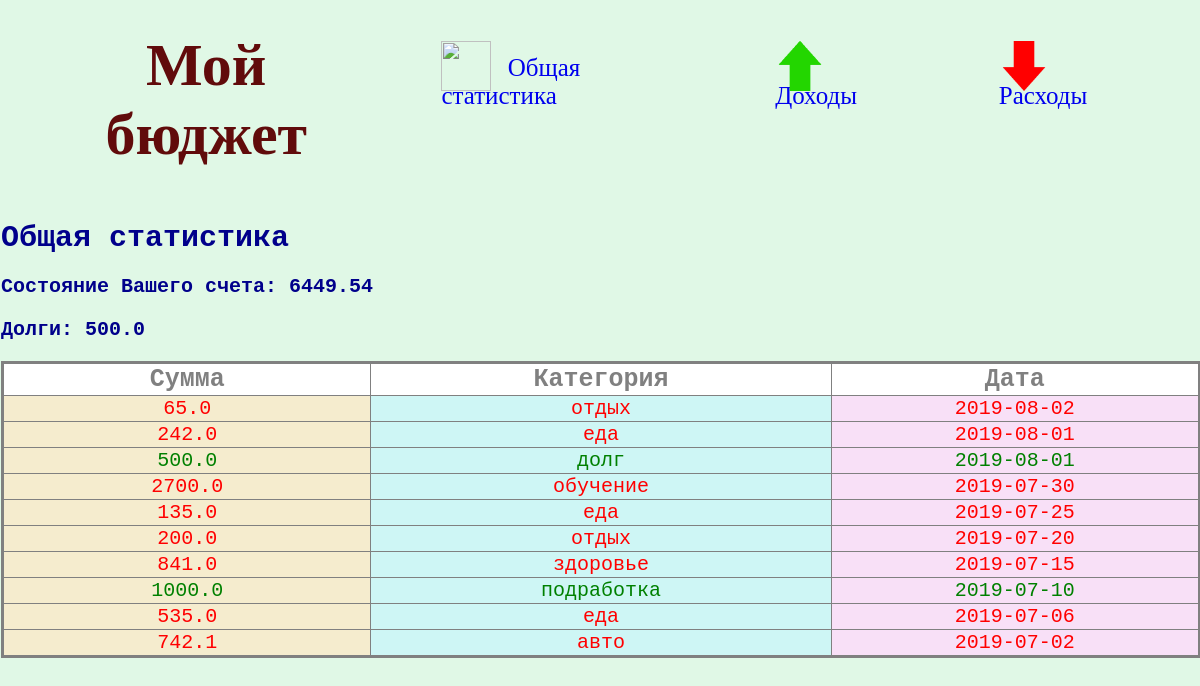
The page / on the database its author committed.
### tables this page shows
CREATE TABLE pays
                  (id INTEGER PRIMARY KEY AUTOINCREMENT,
                  sum REAL,
                  category TEXT,
                  data TEXT,
                  comment TEXT,
                  type TEXT);

### app.py (the view)
@app.route('/')
def index():
    data = sorted(get_cost_data() + get_gain_data(), key=lambda x: x['data'], reverse=True)
    score = get_sum_gain() - get_sum_cost()
    credit = get_credit()
    return render_template('index.html', data=data[:10], score=score, credit=credit)

### database.py (called while the page is built)
def get_sum_cost():
    conn = sqlite3.connect('database.db')
    conn.row_factory = sqlite3.Row
    curs = conn.cursor()
    curs.execute('SELECT * FROM pays WHERE type=="cost"')
    return sum([s['sum'] for s in curs.fetchall()])

def get_sum_gain():
    conn = sqlite3.connect('database.db')
    conn.row_factory = sqlite3.Row
    curs = conn.cursor()
    curs.execute('SELECT * FROM pays WHERE type=="gain"')
    return sum([s['sum'] for s in curs.fetchall()])

def get_cost_data(field_sorted='data'):
    conn = sqlite3.connect('database.db')
    conn.row_factory = sqlite3.Row
    curs = conn.cursor()
    curs.execute("SELECT * FROM pays WHERE type=='cost' ORDER BY " + field_sorted + " DESC")
    res = curs.fetchall()
    conn.close()
    return res

def get_gain_data(field_sorted='data'):
    conn = sqlite3.connect('database.db')
    conn.row_factory = sqlite3.Row
    curs = conn.cursor()
    curs.execute("SELECT * FROM pays WHERE type=='gain' ORDER BY " + field_sorted + " DESC")
    res = curs.fetchall()
    conn.close()
    return res

def get_credit():
    conn = sqlite3.connect('database.db')
    conn.row_factory = sqlite3.Row
    curs = conn.cursor()
    curs.execute('SELECT * FROM pays WHERE category=="долг"')
    return sum([s['sum'] for s in curs.fetchall()])

### templates/index.html (shortened to what this page needs)
<!DOCTYPE html>
<html lang="ru">
<head>
    <link rel="stylesheet" href="{{ url_for('static', filename='css/style.css') }}">
</head>
<body>
    <div class="menu-container">
        <p id="menu-logo">Мой бюджет</p>
        <ul>
            <a href="{{ url_for('index') }}">
                <li>
                    <img src="{{ url_for('static', filename='img/logo1.png') }}" class="img-menu">
                    Общая статистика
                </li>
            </a>
            <a href="{{ url_for('show_info_gain', field_sorted='data') }}">
                <li>
                    <img src="{{ url_for('static', filename='img/logo2.png') }}" class="img-menu">
                    Доходы
                </li>
            </a>
            <a href="{{ url_for('show_info_cost', field_sorted='data') }}">
                <li><img src="{{ url_for('static', filename='img/logo3.png') }}" class="img-menu">
                    Расходы
                </li>
            </a>
        </ul>
    </div>
    <div class="info-pays">
        <h1>Общая статистика</h1>
        <h3>Состояние Вашего счета: {{ score }}</h3>
        <h3>Долги: {{ credit }}</h3>
        <table class="table-info" id="big-table">
            <tr>
                <th>Cумма</th>
                <th>Категория</th>
                <th>Дата</th>
            </tr>
            {% for d in data %}
                {% if d.type == 'gain' %}
                <tr style="color:green;">
                {% else %}
                <tr style="color:red;">
                {% endif %}
                    <td id="column-sum">{{d.sum}}</td>
                    <td id="column-category">{{d.category}}</td>
                    <td id="column-data">{{d.data}}</td>
                </tr>
            {% endfor %}
        </table>
    </div>
</body>
</html>

### static/css/style.css (style rules this page uses)
body { background: #E0F8E6; margin: 0; padding: 1px; }
.menu-container { margin: 0; box-sizing: border-box; width: 100%; height: 200px; position: relative; left: 0; top: 0; display: flex; flex-direction: row; justify-content: space-between; }
#menu-logo { color: #610B0B; font-size: 60px; font-family: Garamond; text-align: center; font-weight: 700; margin-top: 20px; margin-left: 40px; position: relative; top: 10px; }
.img-menu { width: 50px; height: 50px; position: relative; top: 15px; margin-right: 10px; }
.menu-container ul { color: #610B0B; font-size: 25px; font-family: Garamond; display: flex; flex-direction: row; justify-content: space-between; list-style-type: none; }
.menu-container li { margin-right: 50px; margin-left: 30px; }
a { text-decoration: none; }
.info-pays { margin: auto; width: 1200px; position: relative; }
.info-pays h1 { color: DarkBlue; font-family: Courier; font-size: 30px; font-weight: bold; }
.info-pays h3 { color: DarkBlue; font-family: Courier; font-size: 20px; }
.table-info { border-collapse: collapse; border: 3px solid grey; margin: auto; width: 860px; margin-bottom: 20px; background: white; }
#big-table { width: 1200px; }
.table-info th { border: 1px solid grey; color: grey; font-family: Courier; font-size: 25px; }
.table-info td { border: 1px solid grey; font-family: Courier; font-size: 20px; text-align: center; }
#column-sum { background: #F5ECCE; width: 20%; }
#column-category { background: #CEF6F5; width: 25%; }
#column-data { background: #F8E0F7; width: 20%; }

### rows shown on the page
pays: sum "65.0", category "отдых", data "2019-08-02"
pays: sum "242.0", category "еда", data "2019-08-01"
pays: sum "500.0", category "долг", data "2019-08-01"
pays: sum "2700.0", category "обучение", data "2019-07-30"
pays: sum "135.0", category "еда", data "2019-07-25"
pays: sum "200.0", category "отдых", data "2019-07-20"
pays: sum "841.0", category "здоровье", data "2019-07-15"
pays: sum "1000.0", category "подработка", data "2019-07-10"
pays: sum "535.0", category "еда", data "2019-07-06"
pays: sum "742.1", category "авто", data "2019-07-02"

### other values the page prints
{{ score }} "6449.54"
{{ credit }} "500.0"
